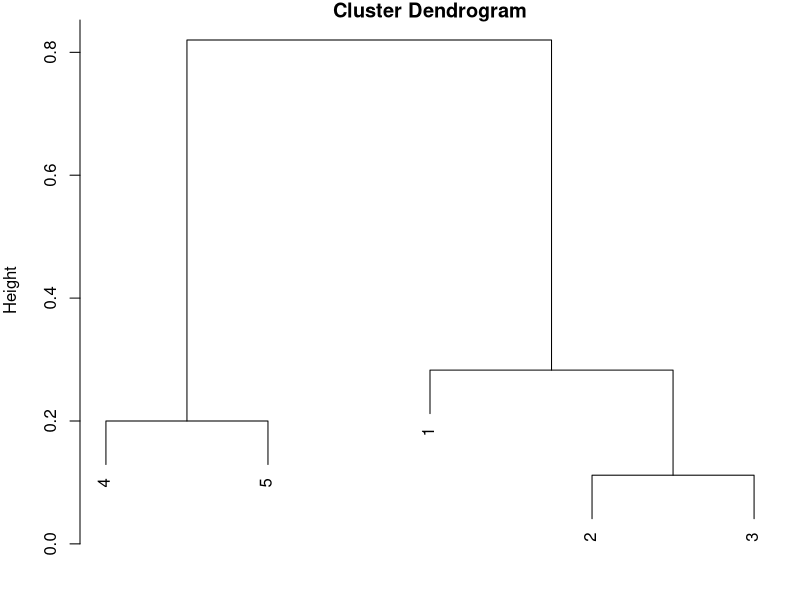
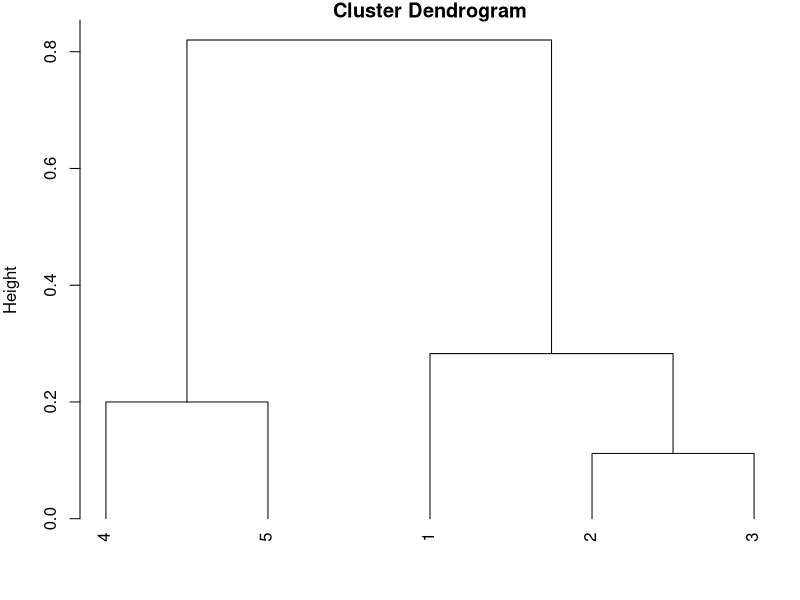
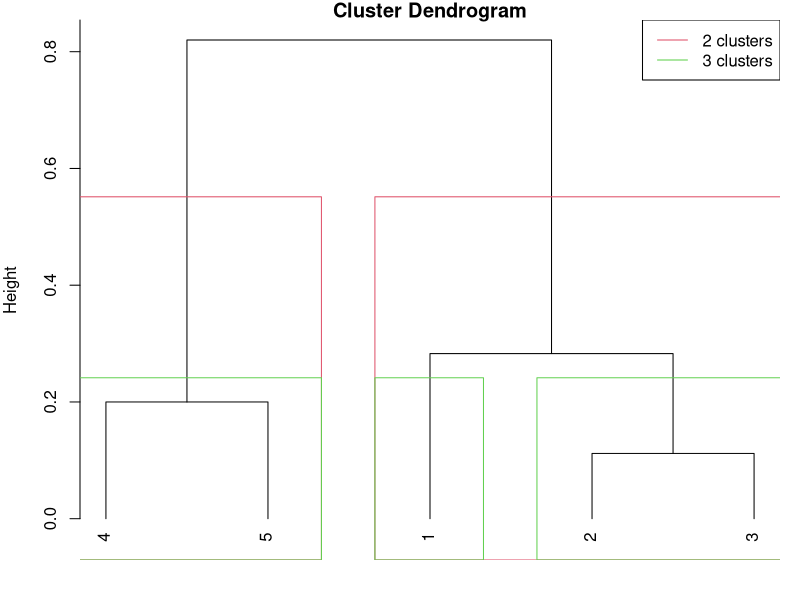

Generate these figures, in order, with R:
## ---- chunk 1
simple.data = data.frame(
  x = c(0.2,0.3,0.4,0.85,0.85), 
  y = c(0.4,0.65,0.6,0.7,0.9)
)
# compute distance matrix
euclid = dist(simple.data, method = "euclidean")
# do clustering with complete linkage
agglo = hclust(euclid, method = "complete")
agglo
## ---- chunk 2
par(mar = c(2,4,1,1))
plot(agglo)
## ---- chunk 3
par(mar = c(2,4,1,1))
plot(agglo, hang = -1) # labels at each node "hang down" until height 0
## ---- chunk 4
par(mar = c(2,4,1,1))
plot(agglo, hang = -1) 
rect.hclust(agglo, k = 2, border = 2)
rect.hclust(agglo, k = 3, border = 3)
legend("topright", legend = c("2 clusters", "3 clusters"), 
  lty = 1, col = 2:3)
